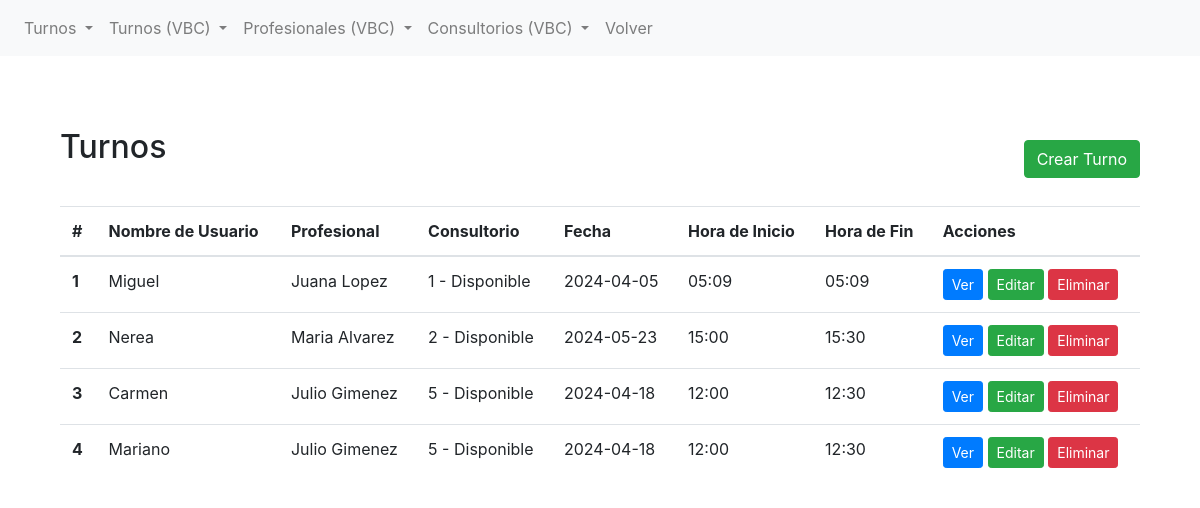
Page /reserva_turnos/list/ on the earlier database version.
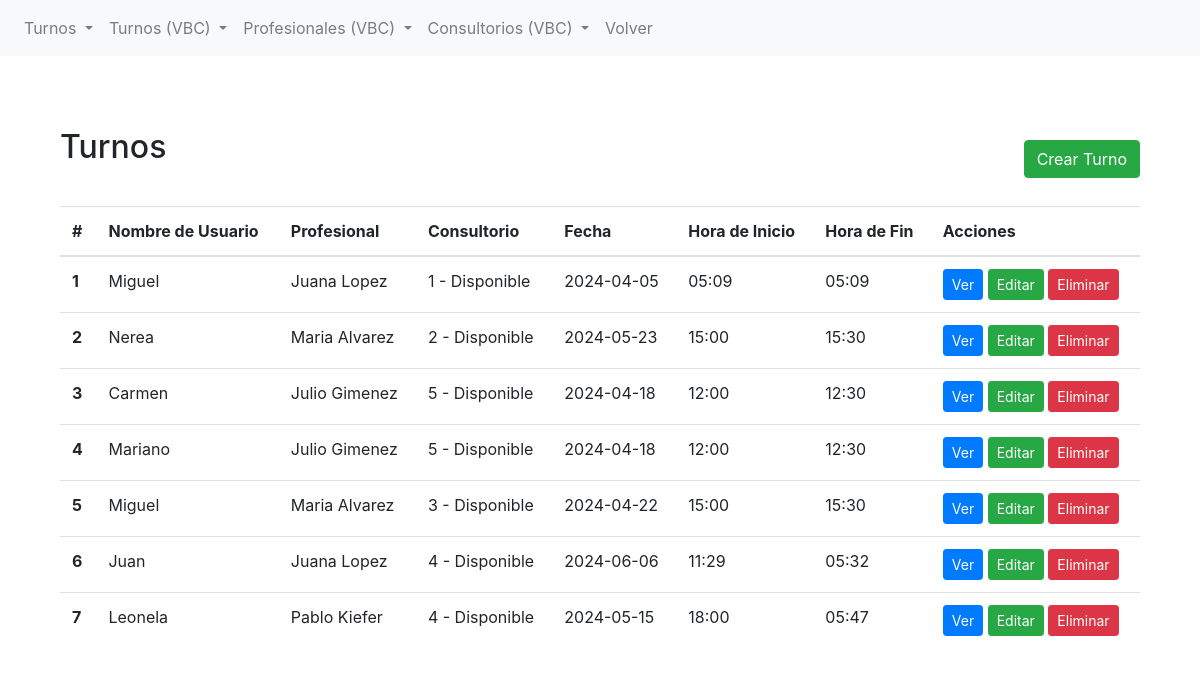
Same page on the later database version.
### reserva_turnos/models.py (models this page shows, shortened)
class Turnos(models.Model):
    nombre_de_usuario = models.CharField(max_length=50)
    consultorio = models.ForeignKey(Consultorio, on_delete=models.CASCADE, related_name='reservas')
    profesional = models.ForeignKey(Profesional, on_delete=models.CASCADE, default = True)
    fecha = models.DateField(default=timezone.now)
    hora_inicio = models.TimeField(default=timezone.now)
    hora_fin = models.TimeField(default=timezone.now)
    descripcion = models.TextField(blank=True, null=True)

class Profesional(models.Model):
    nombre = models.CharField(max_length=100)
    disponible = models.BooleanField(default=True)
    especialidad = models.CharField(max_length=20)
    descripcion = models.TextField(blank=True, null=True)

class Consultorio(models.Model):
    nombre = models.CharField(max_length=100)
    disponible = models.BooleanField(default=True)
    descripcion = models.TextField(blank=True, null=True)
    def __str__(self):
        return f"{self.nombre} - {'Disponible' if self.disponible else 'No Disponible'} "

### reserva_turnos/views.py (the view)
# urls.py: path("list/", list_view, name="reserva_turnos-list"),
def list_view(request):
    turnos = Turnos.objects.all()
    contexto_dict = {"todos_los_turnos": turnos}
    return render(request, "reserva_turnos/list.html", contexto_dict)

### reserva_turnos/templates/reserva_turnos/list.html (shortened to what this page needs)
{% extends 'reserva_turnos/base.html' %}
{% block content %}
<section class="py-5">
    <div class="container">
        <div class="d-flex justify-content-between align-items-center mb-3">
            <h2 class="mb-4">Turnos</h2>
            <a href="{% url 'crear_turnos' %}" class="btn btn-success">Crear Turno</a>
        </div>
        <table class="table">
            <thead>
                <tr>
                    <th scope="col">#</th>
                    <th scope="col">Nombre de Usuario</th>
                    <th scope="col">Profesional</th>
                    <th scope="col">Consultorio</th>
                    <th scope="col">Fecha</th>
                    <th scope="col">Hora de Inicio</th>
                    <th scope="col">Hora de Fin</th>
                    <th scope="col">Acciones</th>
                </tr>
            </thead>
            <tbody>
                {% if todos_los_turnos %}
                {% for turnos in todos_los_turnos %}
                <tr>
                    <th scope="row">{{ forloop.counter }}</th>
                    <td>{{ turnos.nombre_de_usuario }}</td>
                    <td>{{ turnos.profesional.nombre }}</td>
                    <td>{{ turnos.consultorio }}</td>
                    <td>{{ turnos.fecha | date:"Y-m-d" }}</td>
                    <td>{{ turnos.hora_inicio | date:"H:i" }}</td>
                    <td>{{ turnos.hora_fin | date:"H:i" }}</td>
                    <td>
                        <a href="{% url 'turno-detail' turnos.id %}" class="btn btn-primary btn-sm">Ver</a>
                        <a href="{% url 'turno-update' turnos.id %}" class="btn btn-success btn-sm">Editar</a>
                        <a href="{% url 'turno-delete' turnos.id %}" class="btn btn-danger btn-sm">Eliminar</a>
                    </td>
                </tr>
                {% endfor %}
                {% else %}
                <tr>
                    <td colspan="7">No hay turnos disponibles.</td>
                </tr>
                {% endif %}
            </tbody>
        </table>
    </div>
</section>
{% endblock %}

### reserva_turnos/templates/reserva_turnos/base.html (shortened to what this page needs)
{% load static %}
<!DOCTYPE html>
<html lang="en">
<head>
    <link rel="stylesheet" href="{% static 'reserva_turnos/css/bootstrap.css' %}">
</head>
<body>
    <nav class="navbar navbar-expand-lg navbar-light bg-light">
        <div class="collapse navbar-collapse" id="navbarNav">
            <ul class="navbar-nav">
                <li class="nav-item dropdown">
                    <a class="nav-link dropdown-toggle" href="#" id="navbarDropdownMenuLinkReserva" role="button" data-toggle="dropdown" aria-haspopup="true" aria-expanded="false">
                        Turnos
                    </a>
                </li>
                <li class="nav-item dropdown">
                    <a class="nav-link dropdown-toggle" href="#" id="navbarDropdownMenuLinkSala" role="button" data-toggle="dropdown" aria-haspopup="true" aria-expanded="false">
                        Turnos (VBC)
                    </a>
                <li class="nav-item dropdown">
                    <a class="nav-link dropdown-toggle" href="#" id="navbarDropdownMenuLinkSala" role="button" data-toggle="dropdown" aria-haspopup="true" aria-expanded="false">
                        Profesionales (VBC)
                    </a>
                <li class="nav-item dropdown">
                    <a class="nav-link dropdown-toggle" href="#" id="navbarDropdownMenuLinkSala" role="button" data-toggle="dropdown" aria-haspopup="true" aria-expanded="false">
                        Consultorios (VBC)
                    </a>
                <li class="nav-item">
                    <a class="nav-link" href="{% url "reserva_turnos-home" %}">Volver</a>
                </li>
            </ul>
        </div>
    </nav>
    <div class="container mt-4">
        {% block content %}{% endblock content %}
    </div>
</body>
</html>

Differences in the rows shown:
added Turnos: nombre_de_usuario "Miguel", profesional.nombre "Maria Alvarez", consultorio "3 - Disponible", fecha "2024-04-22", hora_inicio "15:00", hora_fin "15:30"
added Turnos: nombre_de_usuario "Juan", profesional.nombre "Juana Lopez", consultorio "4 - Disponible", fecha "2024-06-06", hora_inicio "11:29", hora_fin "05:32"
added Turnos: nombre_de_usuario "Leonela", profesional.nombre "Pablo Kiefer", consultorio "4 - Disponible", fecha "2024-05-15", hora_inicio "18:00", hora_fin "05:47"
